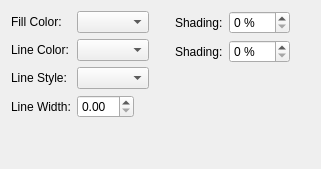
     <widget class="QWidget" name="tabWidgetPage2">
      <attribute name="title">
       <string>Shapes</string>
      </attribute>
      <layout class="QVBoxLayout" name="verticalLayout_5">
       <item>
        <layout class="QHBoxLayout" name="horizontalLayout_4">
         <item>
          <layout class="QFormLayout" name="formLayout_7">
           <property name="fieldGrowthPolicy">
            <enum>QFormLayout::FieldsStayAtSizeHint</enum>
           </property>
           <property name="formAlignment">
            <set>Qt::AlignLeading|Qt::AlignLeft|Qt::AlignTop</set>
           </property>
           <item row="0" column="0">
            <widget class="QLabel" name="label_27">
             <property name="text">
              <string>Fill Color:</string>
             </property>
            </widget>
           </item>
           <item row="0" column="1">
            <widget class="ColorCombo" name="shapeFrameFillColorComboBox"/>
           </item>
           <item row="1" column="0">
            <widget class="QLabel" name="label_28">
             <property name="text">
              <string>Line Color:</string>
             </property>
            </widget>
           </item>
           <item row="1" column="1">
            <widget class="ColorCombo" name="shapeFrameLineColorComboBox"/>
           </item>
           <item row="2" column="0">
            <widget class="QLabel" name="label_7">
             <property name="text">
              <string>Line Style:</string>
             </property>
            </widget>
           </item>
           <item row="3" column="0">
            <widget class="QLabel" name="label_8">
             <property name="text">
              <string>Line Width:</string>
             </property>
            </widget>
           </item>
           <item row="2" column="1">
            <widget class="LineCombo" name="shapeFrameLineStyleComboBox"/>
           </item>
           <item row="3" column="1">
            <widget class="ScrSpinBox" name="shapeLineWidthSpinBox"/>
           </item>
          </layout>
         </item>
         <item>
          <spacer name="horizontalSpacer_6">
           <property name="orientation">
            <enum>Qt::Horizontal</enum>
           </property>
           <property name="sizeType">
            <enum>QSizePolicy::Fixed</enum>
           </property>
           <property name="sizeHint" stdset="0">
            <size>
             <width>20</width>
             <height>20</height>
            </size>
           </property>
          </spacer>
         </item>
         <item>
          <layout class="QFormLayout" name="formLayout_8">
           <item row="0" column="0">
            <widget class="QLabel" name="label_24">
             <property name="text">
              <string>Shading:</string>
             </property>
            </widget>
           </item>
           <item row="1" column="0">
            <widget class="QLabel" name="label_29">
             <property name="text">
              <string>Shading:</string>
             </property>
            </widget>
           </item>
           <item row="1" column="1">
            <widget class="QSpinBox" name="shapeFrameLineShadingSpinBox">
             <property name="suffix">
              <string> %</string>
             </property>
             <property name="maximum">
              <number>100</number>
             </property>
            </widget>
           </item>
           <item row="0" column="1">
            <widget class="QSpinBox" name="shapeFrameFillShadingSpinBox">
             <property name="suffix">
              <string> %</string>
             </property>
             <property name="maximum">
              <number>100</number>
             </property>
            </widget>
           </item>
          </layout>
         </item>
         <item>
          <spacer name="horizontalSpacer_7">
           <property name="orientation">
            <enum>Qt::Horizontal</enum>
           </property>
           <property name="sizeHint" stdset="0">
            <size>
             <width>20</width>
             <height>20</height>
            </size>
           </property>
          </spacer>
         </item>
        </layout>
       </item>
       <item>
        <spacer name="verticalSpacer_8">
         <property name="orientation">
          <enum>Qt::Vertical</enum>
         </property>
         <property name="sizeHint" stdset="0">
          <size>
           <width>20</width>
           <height>40</height>
          </size>
         </property>
        </spacer>
       </item>
      </layout>
     </widget>
